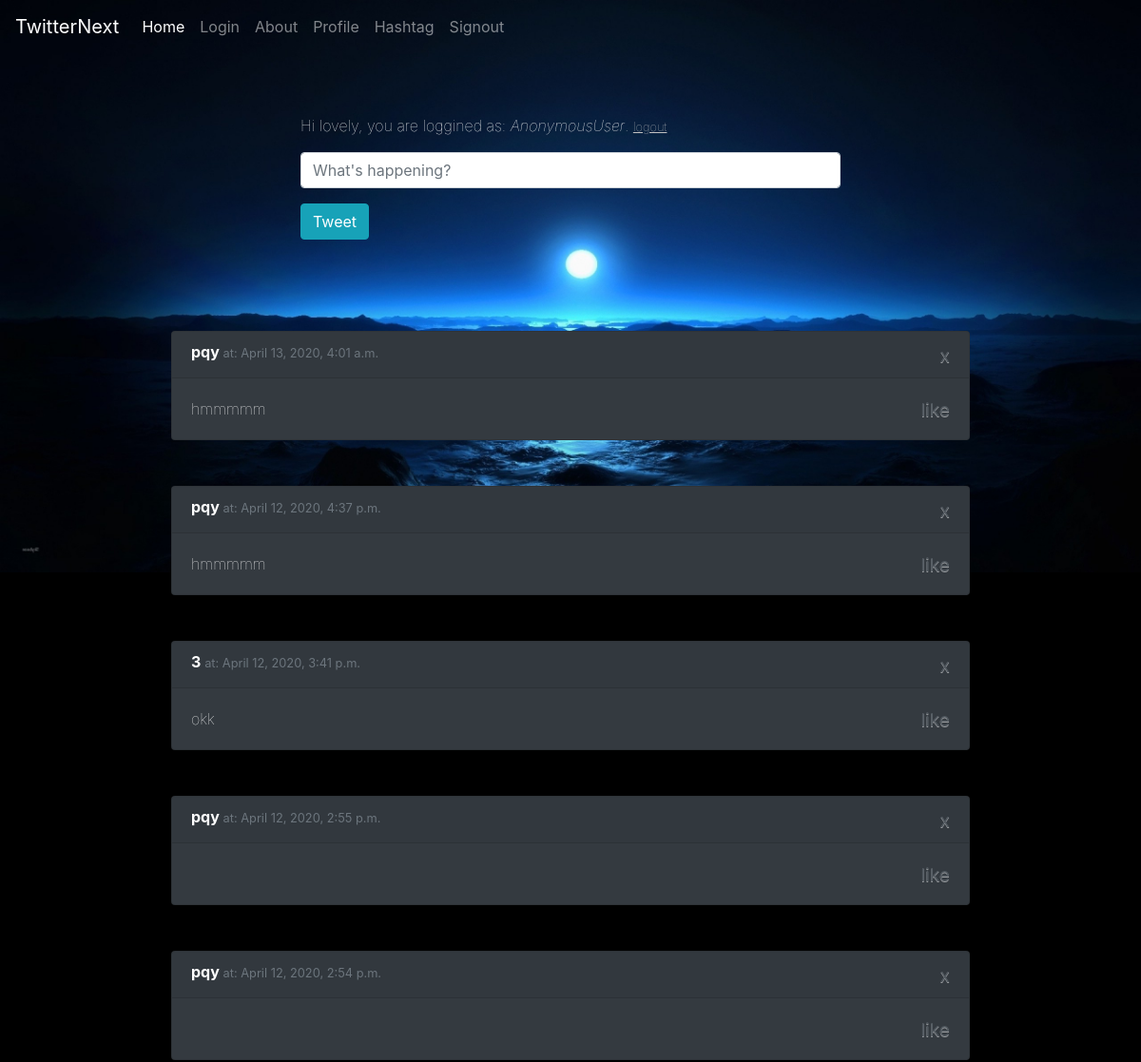
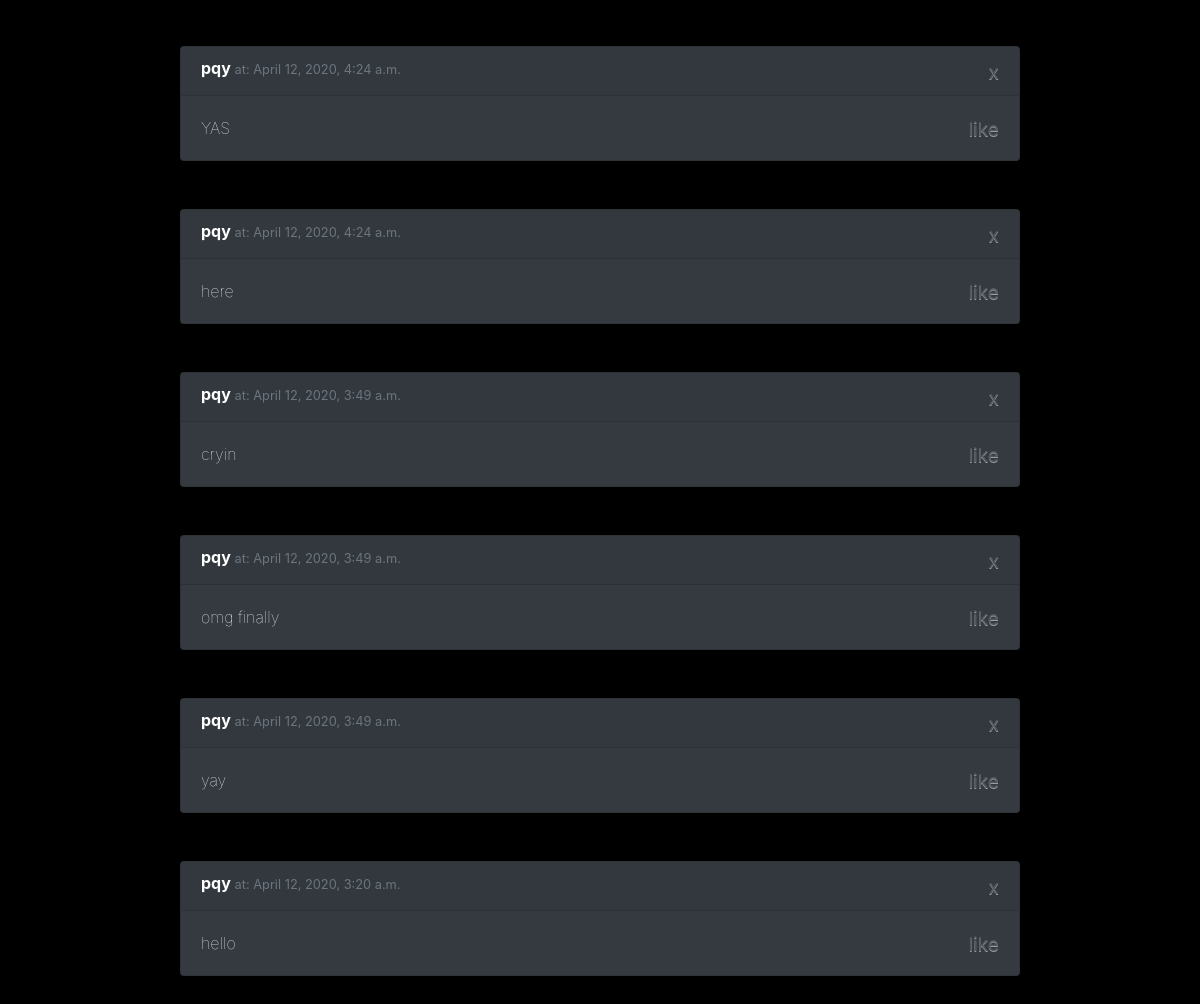
Before: /home/ with the older database file (2 pictures, top to bottom).
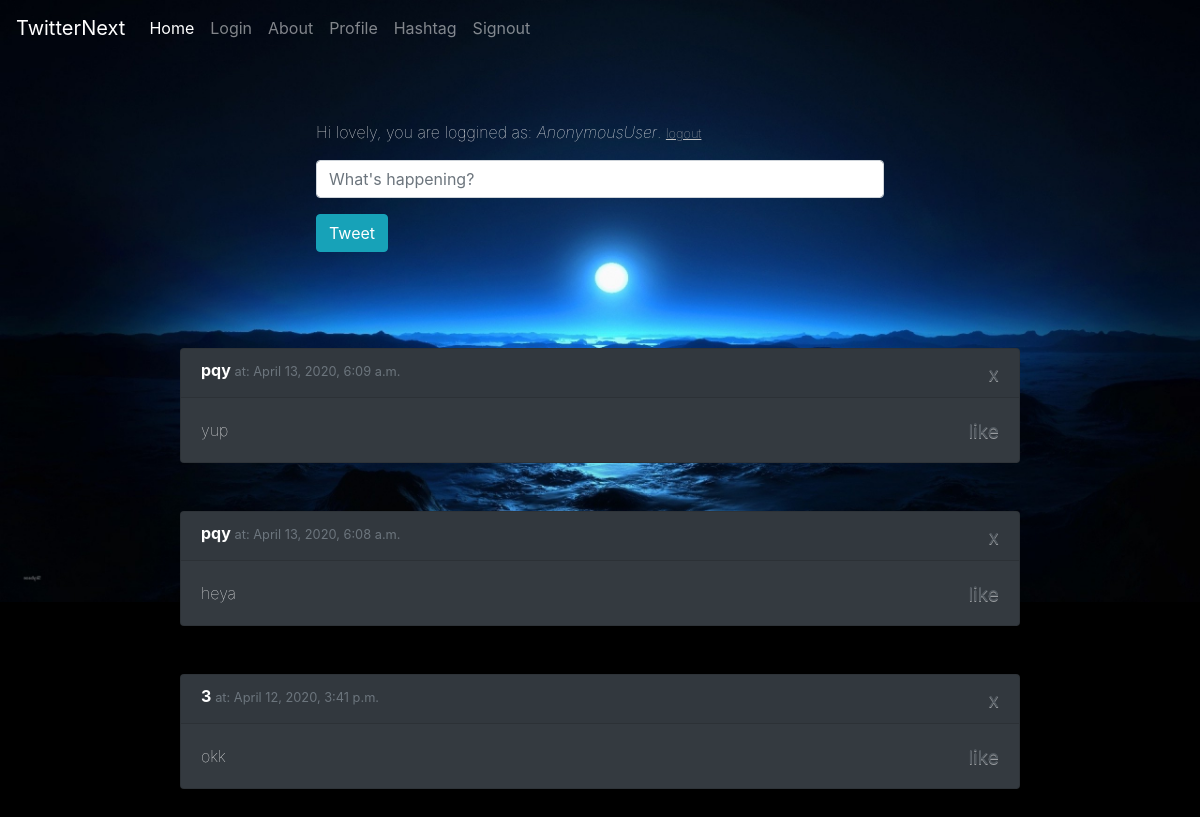
After: the same page with the newer database file.
### core/models.py (models this page shows, shortened)
class Tweet(models.Model):
    body = models.CharField(max_length=280)
    created_at = models.DateTimeField(auto_now=True)
    author = models.ForeignKey(User, on_delete=models.DO_NOTHING)

### core/views.py (the view, shortened to what this page needs)
# urls.py: 2. Add a URL to urlpatterns:  path('', views.home, name='home')
def home(request):
    tweets = Tweet.objects.order_by("created_at").reverse()
    return render(request, "home.html", {"tweets" : tweets, "user": request.user, "valid": True})

### core/templates/home.html (shortened to what this page needs)
<!DOCTYPE html>
<html lang="en">
  <head>
    {% load static %}
    <link rel="stylesheet" type="text/css" href="{% static 'new.css' %}">
    <link
      rel="stylesheet"
      href="https://stackpath.bootstrapcdn.com/bootstrap/4.4.1/css/bootstrap.min.css"
    />
  </head>
  <body class="black">
    <nav class="navbar navbar-expand-lg navbar-dark bg-transparent">
      <a class="navbar-brand active" href="/home">TwitterNext</a>
      <div class="collapse navbar-collapse" id="navbarSupportedContent">
        <ul class="navbar-nav mr-auto">
          <li class="nav-item active">
            <a class="nav-link" href="/home">
              Home <span class="sr-only">(current)</span></a>
          </li>
          <li class="nav-item">
            <a class="nav-link" href="/login">Login</a>
          </li>
          <li class="nav-item">
            <a class="nav-link" href="/about">About</a>
          </li>
          <li class="nav-item">
            <a class="nav-link" href="/profile">Profile</a>
          </li>
          <li class="nav-item">
             <a class="nav-link" href="/hashtag">Hashtag</a>
          </li>
           <li class="nav-item">
            <a class="nav-link" href="/signout">Signout</a>
          </li>
        </ul>
      </div>
    </nav>
    <div class="jumbotron bg-transparent">
      <div class="mx-auto dark" style="width: 50%; border-radius: 0px;">
        <p class="muted-text">
        Hi lovely, you are loggined as: <em>{{user}}</em>. <a href="/signout";"><small><u>logout</u></small></a>
        <br>
         </p>
        <form method="POST" action="/home/">
          <div class="form-group">
            <input name="body" class="form-control" placeholder="What's happening?" />
          </div>
          <button type="submit" formmethod="post" class="btn btn-info"> Tweet </button>
        </form>
      </div>
    </div>
  {% for tweet in tweets %}
    <div class="card mx-auto text-white bg-dark mb-5" style="width: 70%">
      <h6 class="card-header font-weight-light mb-0 align-text-bottom">
        <b class = "font-weight-bold">{{tweet.author}}   </b><small class="text-muted">at: {{tweet.created_at}}</small>
        <a class="close text-muted" href="/delete?id={{tweet.id}}"><small>x</small></a>
      </h6>
      <div class="card-body">
        <p class="card-text">{{tweet.body}} <a class="text-muted close" href="/like?id={{tweet.id}}"><small>like</small></a> </p>
      </div>
    </div>
  {%endfor%}
  </body>
</html>

Changed rows visible on the page:
removed Tweet: author "pqy", created_at "April 13, 2020, 4:01 a.m.", body "hmmmmm"
removed Tweet: author "pqy", created_at "April 12, 2020, 4:37 p.m.", body "hmmmmm"
removed Tweet: author "pqy", created_at "April 12, 2020, 2:55 p.m."
removed Tweet: author "pqy", created_at "April 12, 2020, 2:54 p.m."
removed Tweet: author "pqy", created_at "April 12, 2020, 4:24 a.m.", body "YAS"
removed Tweet: author "pqy", created_at "April 12, 2020, 4:24 a.m.", body "here"
removed Tweet: author "pqy", created_at "April 12, 2020, 3:49 a.m.", body "cryin"
removed Tweet: author "pqy", created_at "April 12, 2020, 3:49 a.m.", body "omg finally"
removed Tweet: author "pqy", created_at "April 12, 2020, 3:49 a.m.", body "yay"
removed Tweet: author "pqy", created_at "April 12, 2020, 3:20 a.m.", body "hello"
added Tweet: author "pqy", created_at "April 13, 2020, 6:09 a.m.", body "yup"
added Tweet: author "pqy", created_at "April 13, 2020, 6:08 a.m.", body "heya"
